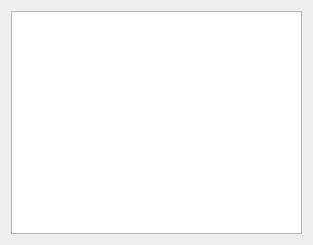
<?xml version="1.0" encoding="UTF-8"?>
<ui version="4.0">
 <class>Graph</class>
 <widget class="QDialog" name="Graph">
  <property name="geometry">
   <rect>
    <x>0</x>
    <y>0</y>
    <width>313</width>
    <height>245</height>
   </rect>
  </property>
  <property name="windowTitle">
   <string>Dialog</string>
  </property>
  <layout class="QHBoxLayout" name="horizontalLayout">
   <item>
    <widget class="QGraphicsView" name="graphicsView"/>
   </item>
  </layout>
 </widget>
 <resources/>
 <connections/>
</ui>
